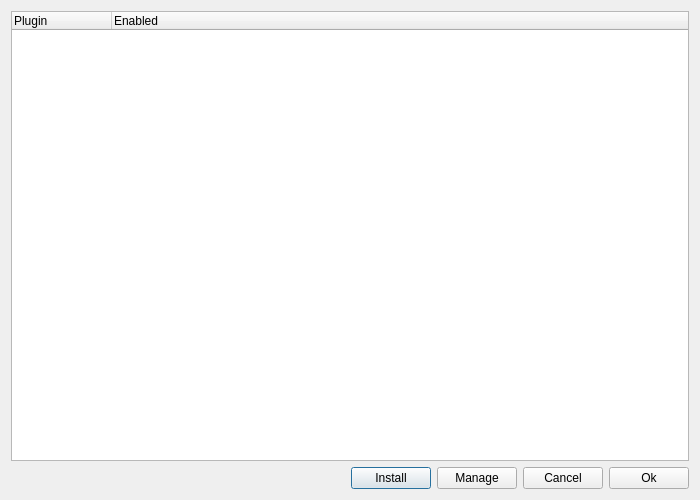
<?xml version="1.0" encoding="UTF-8"?>
<ui version="4.0">
 <class>PluginDialog</class>
 <widget class="QDialog" name="PluginDialog">
  <property name="geometry">
   <rect>
    <x>0</x>
    <y>0</y>
    <width>700</width>
    <height>500</height>
   </rect>
  </property>
  <property name="windowTitle">
   <string/>
  </property>
  <layout class="QGridLayout" name="gridLayout">
   <item row="0" column="0">
    <widget class="QTreeWidget" name="treeWidget">
     <column>
      <property name="text">
       <string>Plugin</string>
      </property>
     </column>
     <column>
      <property name="text">
       <string>Enabled</string>
      </property>
     </column>
    </widget>
   </item>
   <item row="1" column="0">
    <layout class="QHBoxLayout" name="horizontalLayout">
     <item>
      <spacer name="horizontalSpacer">
       <property name="orientation">
        <enum>Qt::Horizontal</enum>
       </property>
       <property name="sizeHint" stdset="0">
        <size>
         <width>40</width>
         <height>20</height>
        </size>
       </property>
      </spacer>
     </item>
     <item>
      <widget class="QPushButton" name="pushButton_pd_install">
       <property name="text">
        <string>Install</string>
       </property>
      </widget>
     </item>
     <item>
      <widget class="QPushButton" name="pushButton_pd_manage">
       <property name="text">
        <string>Manage</string>
       </property>
      </widget>
     </item>
     <item>
      <widget class="QPushButton" name="pushButton_pd_cancel">
       <property name="text">
        <string>Cancel</string>
       </property>
      </widget>
     </item>
     <item>
      <widget class="QPushButton" name="pushButton_pd_ok">
       <property name="text">
        <string>Ok</string>
       </property>
      </widget>
     </item>
    </layout>
   </item>
  </layout>
 </widget>
 <resources/>
 <connections/>
</ui>
